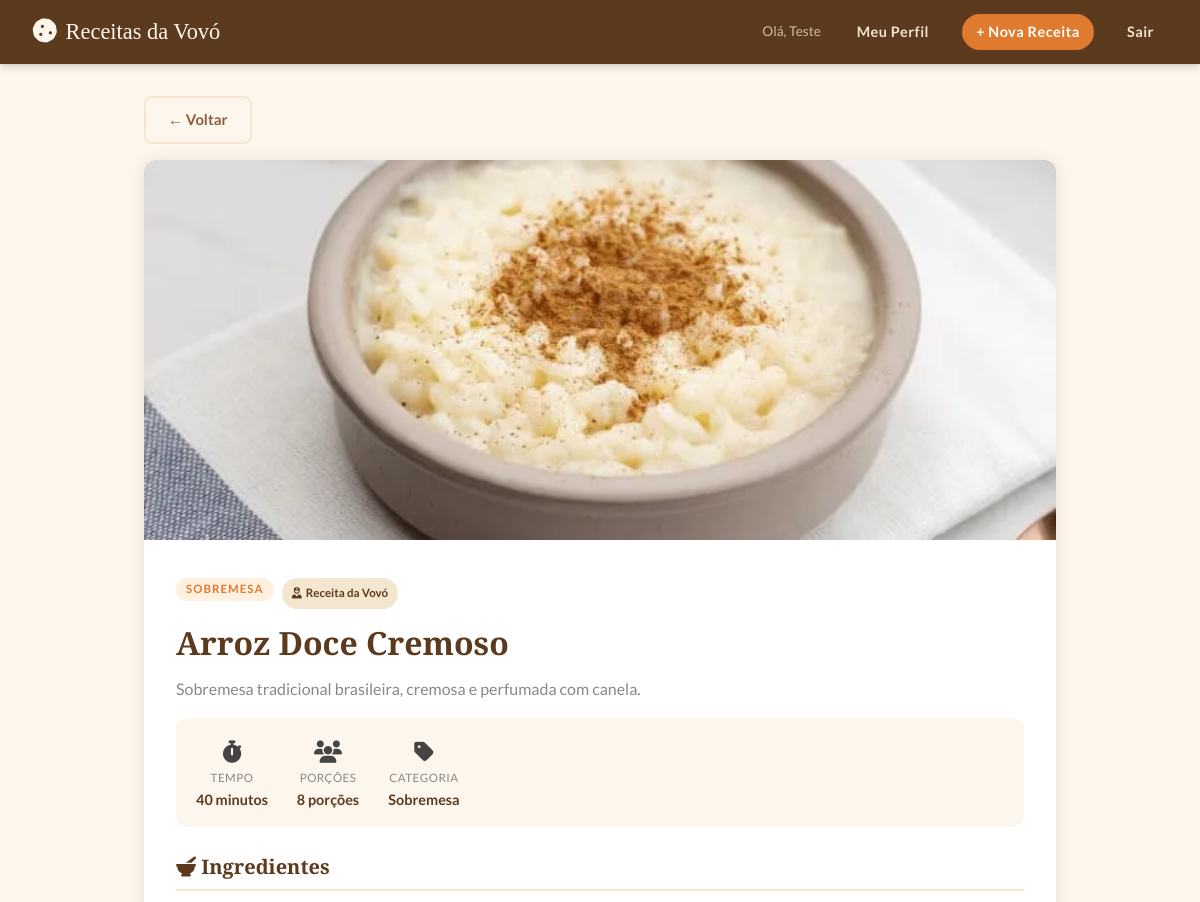
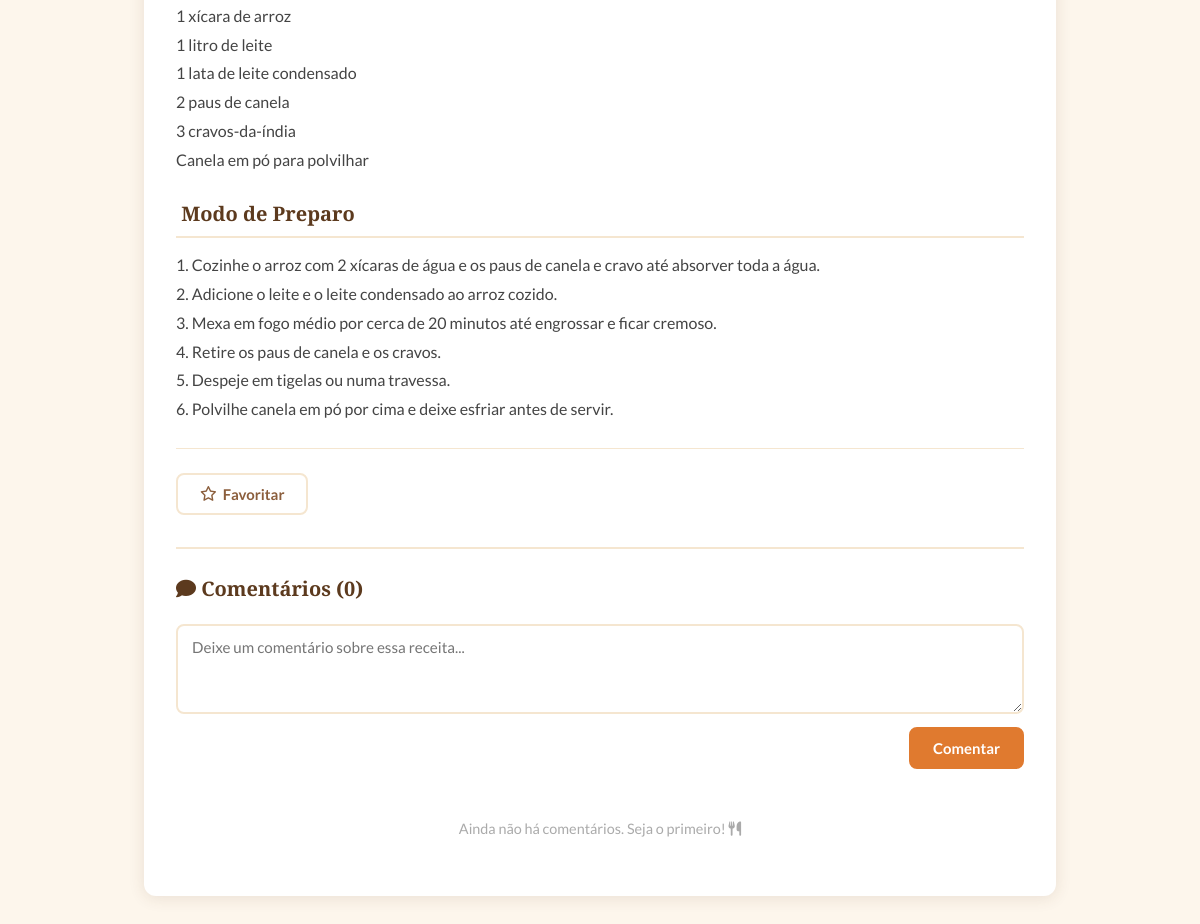
The app's page /receita/3 (signed in) with its own data (2 pictures, top to bottom).
### models.py (models this page shows, shortened)
class Receita(db.Model):
    __tablename__ = 'receita'
    id           = db.Column(db.Integer, primary_key=True)
    nome         = db.Column(db.String(150), nullable=False)       # Nome da receita
    descricao    = db.Column(db.Text, nullable=False)               # Descrição curta
    ingredientes = db.Column(db.Text, nullable=False)               # Lista de ingredientes
    modo_preparo = db.Column(db.Text, nullable=False)               # Passo a passo
    tempo_preparo= db.Column(db.String(50), nullable=False)         # Ex: "45 minutos"
    porcoes      = db.Column(db.String(50), nullable=False)         # Ex: "4 pessoas"
    categoria    = db.Column(db.String(50), nullable=False)         # Ex: doce, salgado...
    foto         = db.Column(db.String(200), nullable=True)         # Nome do arquivo da foto
    fixa         = db.Column(db.Boolean, default=False, nullable=False)
    usuario_id   = db.Column(db.Integer, db.ForeignKey('usuario.id'), nullable=True)

### app.py (the view)
@app.route('/receita/<int:id>')
def ver_receita(id):
    if not usuario_logado():
        return redirect(url_for('login'))
    receita = Receita.query.get_or_404(id)
    favoritado = Favorito.query.filter_by(
        usuario_id=session['usuario_id'],
        receita_id=id
    ).first() is not None
    return render_template('receita.html', receita=receita, favoritado=favoritado)

### app.py (called while the page is built)
def usuario_logado():
    return 'usuario_id' in session

### templates/receita.html (shortened to what this page needs)
{% extends 'base.html' %}
{% block conteudo %}
<div class="container">
  <div style="margin-bottom: 1rem;">
    <a href="{{ url_for('index') }}" class="btn btn-secondary">← Voltar</a>
  </div>
  <div class="receita-detalhe">
    {% if receita.foto %}
      <img
        class="receita-foto-grande"
        src="{{ url_for('static', filename='uploads/' + receita.foto) }}"
        alt="{{ receita.nome }}"
      />
    {% endif %}
    <div class="receita-conteudo">
      <div style="display:flex; gap: 0.5rem; flex-wrap: wrap; margin-bottom: 0.5rem;">
        <span class="card-categoria">{{ receita.categoria }}</span>
        {% if receita.fixa %}
          <span class="badge-vovo"><i class="fas fa-user-nurse"></i> Receita da Vovó</span>
        {% endif %}
      </div>
      <h1>{{ receita.nome }}</h1>
      <p style="color: #888; margin-top: 0.3rem;">{{ receita.descricao }}</p>
      <div class="receita-meta">
        <div class="receita-meta-item">
          <span class="icone"><i class="fas fa-stopwatch"></i></span>
          <span class="label">Tempo</span>
          <span class="valor">{{ receita.tempo_preparo }}</span>
        </div>
        <div class="receita-meta-item">
          <span class="icone"><i class="fas fa-users"></i></span>
          <span class="label">Porções</span>
          <span class="valor">{{ receita.porcoes }}</span>
        </div>
        <div class="receita-meta-item">
          <span class="icone"><i class="fas fa-tag"></i></span>
          <span class="label">Categoria</span>
          <span class="valor">{{ receita.categoria }}</span>
        </div>
      </div>
      <div class="receita-secao">
        <h2><i class="fas fa-mortar-pestle"></i> Ingredientes</h2>
        <p>{{ receita.ingredientes }}</p>
      </div>
      <div class="receita-secao">
        <h2> Modo de Preparo</h2>
        <p>{{ receita.modo_preparo }}</p>
      </div>
      <div class="receita-acoes">
          {% set ja_favoritou = namespace(valor=false) %}
          <form method="POST" action="{{ url_for('favoritar', id=receita.id) }}">
          <button type="submit" class="btn {% if favoritado %}btn-favorito-ativo{% else %}btn-secondary{% endif %}">
            {% if favoritado %}<i class="fas fa-star"></i> Favoritado{% else %}<i class="far fa-star"></i> Favoritar{% endif %}
          </button>
          </form>
      </div>
      <div class="comentarios-secao">
        <h2 class="comentarios-titulo"><i class="fa-solid fa-comment"></i> Comentários ({{ receita.comentarios | length }})</h2>
        <form method="POST" action="{{ url_for('comentar', receita_id=receita.id) }}" class="form-comentario">
          <textarea
            name="texto"
            placeholder="Deixe um comentário sobre essa receita..."
            maxlength="500"
            required
          ></textarea>
          <button type="submit" class="btn btn-primary">Comentar</button>
        </form>
        {% if receita.comentarios %}
          <div class="comentarios-lista">
            {% for comentario in receita.comentarios | sort(attribute='data_criacao', reverse=True) %}
              <div class="comentario-card">
                <div class="comentario-header">
                  <span class="comentario-autor"><i class="fa-solid fa-user"></i> {{ comentario.autor.nome }}</span>
                  <span class="comentario-data">
                    {{ comentario.data_criacao.strftime('%d/%m/%Y às %H:%M') }}
                  </span>
                </div>
                <p class="comentario-texto">{{ comentario.texto }}</p>
                {% if comentario.usuario_id == session.get('usuario_id') or
                      receita.usuario_id == session.get('usuario_id') %}
                  <form method="POST" action="{{ url_for('excluir_comentario', id=comentario.id) }}"
                        style="margin-top: 0.5rem;">
                    <button type="submit" class="btn-excluir-comentario"
                            onclick="return confirm('Excluir este comentário?')">
                      <i class="fas fa-trash"></i> Excluir
                    </button>
                  </form>
                {% endif %}
              </div>
            {% endfor %}
          </div>
        {% else %}
          <p class="sem-comentarios">Ainda não há comentários. Seja o primeiro! <i class="fa-solid fa-utensils"></i></p>
        {% endif %}
      </div>
    </div>
  </div>
</div>
{% endblock %}

### static/css/style.css (style rules this page uses)
:root { --laranja: #E07A2F; --laranja-esc: #C4611A; --creme: #FDF6EC; --creme-esc: #F5E6D0; --marrom: #5C3A1E; --marrom-med: #8B5E3C; --cinza-text: #444; --branco: #FFFFFF; --sombra: rgba(92, 58, 30, 0.12); --vermelho: #C0392B; --verde: #27AE60; --azul-info: #2980B9; --fonte-titulo: 'Playfair Display', Georgia, serif; --fonte-texto: 'Lato', sans-serif; --raio: 12px; --transicao: 0.25s ease; }
*, *::before, *::after { box-sizing: border-box; margin: 0; padding: 0; }
body { font-family: var(--fonte-texto); background-color: var(--creme); color: var(--cinza-text); min-height: 100vh; line-height: 1.6; }
a { color: var(--laranja); text-decoration: none; transition: color var(--transicao); }
.container { max-width: 960px; margin: 2rem auto; padding: 0 1.5rem; }
.card-categoria { display: inline-block; font-size: 0.72rem; font-weight: 700; letter-spacing: 1px; text-transform: uppercase; color: var(--laranja); background: #fff0e0; padding: 2px 10px; border-radius: 20px; margin-bottom: 8px; }
.badge-vovo { font-size: 0.72rem; font-weight: 700; color: var(--marrom); background: var(--creme-esc); padding: 3px 10px; border-radius: 20px; display: flex; align-items: center; gap: 4px; }
.receita-detalhe { background: var(--branco); border-radius: var(--raio); box-shadow: 0 2px 16px var(--sombra); overflow: hidden; }
.receita-foto-grande { width: 100%; max-height: 380px; object-fit: cover; }
.receita-conteudo { padding: 2rem; }
.receita-conteudo h1 { font-family: var(--fonte-titulo); font-size: 2rem; color: var(--marrom); margin-bottom: 0.5rem; }
.receita-meta { display: flex; flex-wrap: wrap; gap: 1rem; margin: 1rem 0 1.5rem; padding: 1rem; background: var(--creme); border-radius: var(--raio); }
.receita-meta-item { display: flex; flex-direction: column; align-items: center; text-align: center; min-width: 80px; }
.receita-meta-item .icone { font-size: 1.4rem; }
.receita-meta-item .label { font-size: 0.72rem; color: #888; text-transform: uppercase; letter-spacing: 0.5px; }
.receita-meta-item .valor { font-weight: 700; color: var(--marrom); font-size: 0.9rem; }
.receita-secao { margin-bottom: 1.5rem; }
.receita-secao h2 { font-family: var(--fonte-titulo); font-size: 1.25rem; color: var(--marrom); border-bottom: 2px solid var(--creme-esc); padding-bottom: 6px; margin-bottom: 0.8rem; }
.receita-secao p { white-space: pre-line; line-height: 1.8; color: var(--cinza-text); }
.receita-acoes { display: flex; gap: 0.8rem; flex-wrap: wrap; margin-top: 1.5rem; padding-top: 1.5rem; border-top: 1px solid var(--creme-esc); }
.btn { display: inline-flex; align-items: center; gap: 6px; padding: 10px 22px; border-radius: 8px; font-family: var(--fonte-texto); font-size: 0.93rem; font-weight: 700; cursor: pointer; border: 2px solid transparent; transition: all var(--transicao); text-decoration: none; }
.btn-primary { background: var(--laranja); color: var(--branco); border-color: var(--laranja); }
.btn-secondary { background: transparent; color: var(--marrom-med); border-color: var(--creme-esc); }
.comentarios-secao { margin-top: 2rem; padding-top: 1.5rem; border-top: 2px solid var(--creme-esc); }
.comentarios-titulo { font-family: var(--fonte-titulo); font-size: 1.25rem; color: var(--marrom); margin-bottom: 1.2rem; }
.form-comentario { display: flex; flex-direction: column; gap: 0.8rem; margin-bottom: 1.5rem; }
.form-comentario textarea { width: 100%; padding: 12px 14px; border: 2px solid var(--creme-esc); border-radius: 8px; font-family: var(--fonte-texto); font-size: 0.95rem; color: var(--cinza-text); resize: vertical; min-height: 90px; transition: border-color var(--transicao); }
.form-comentario .btn { align-self: flex-end; }
.sem-comentarios { color: #aaa; font-size: 0.9rem; text-align: center; padding: 1.5rem; }

### records on screen
Receita: foto (picture), categoria "SOBREMESA", nome "Arroz Doce Cremoso", descricao "Sobremesa tradicional brasileira, cremosa e perfumada com canela.", tempo_preparo "40 minutos", porcoes "8 porções", categoria "Sobremesa", ingredientes "1 xícara de arroz 1 litro de leite 1 lata de leite condensado 2 paus de canela 3 cravos-da-índia Canela em pó para polvilhar", modo_preparo "1. Cozinhe o arroz com 2 xícaras de água e os paus de canela e cravo até absorver toda a água. 2. Adicione o leite e o leite condensado ao arroz cozido. 3. Mexa em fogo médio por cerca de 20 minutos até engrossar e ficar cremoso. 4. Retire os paus de canela e os cravos. 5. Despeje em tigelas ou numa travessa. 6. Polvilhe canela em pó por cima e deixe esfriar antes de servir."

### other values on screen
{{ session.get('usuario_nome') }} "Teste"
{{ receita.comentarios | length }} "0"
